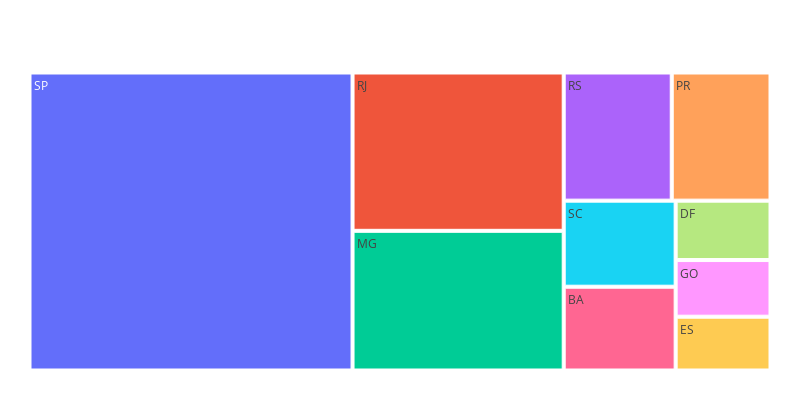

The cell this chart's notebook holds for it:
### Code cell
plot_revenue_per_state(revenue_per_state)

### Figure 1 — Plotly figure (JSON) as saved in the notebook; plotly's stock layout.template omitted (floating-point values rounded to 4 significant figures)
{"data": [{"branchvalues": "total", "domain": {"x": [0, 1], "y": [0, 1]}, "hovertemplate": "labels=%{label}<br>Revenue=%{value}<br>parent=%{parent}<br>id=%{id}<extra></extra>", "ids": ["BA", "DF", "ES", "GO", "MG", "PR", "RJ", "RS", "SC", "SP"], "labels": ["BA", "DF", "ES", "GO", "MG", "PR", "RJ", "RS", "SC", "SP"], "name": "", "parents": ["", "", "", "", "", "", "", "", "", ""], "type": "treemap", "values": [493600.0, 296500.0, 268600.0, 282800.0, 1552000.0, 666100.0, 1760000.0, 728700.0, 507000.0, 5067000.0]}], "layout": {"height": 400, "legend": {"tracegroupgap": 0}, "margin": {"b": 25, "l": 25, "r": 25, "t": 50}, "width": 800}}
